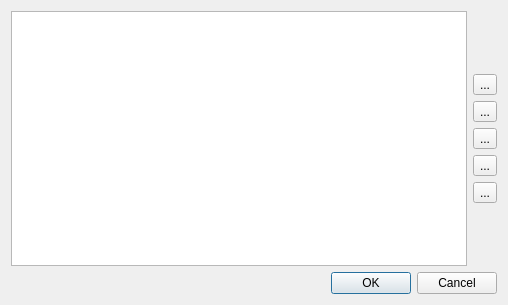
<?xml version="1.0" encoding="UTF-8"?>
<ui version="4.0">
 <class>TracksConfigDialog_UI</class>
 <widget class="QDialog" name="TracksConfigDialog_UI">
  <property name="geometry">
   <rect>
    <x>0</x>
    <y>0</y>
    <width>508</width>
    <height>305</height>
   </rect>
  </property>
  <property name="windowTitle">
   <string>Configure Tracks</string>
  </property>
  <property name="sizeGripEnabled">
   <bool>false</bool>
  </property>
  <property name="modal">
   <bool>false</bool>
  </property>
  <layout class="QGridLayout" name="gridLayout_2">
   <item row="0" column="0">
    <widget class="QTableWidget" name="table">
     <property name="sizePolicy">
      <sizepolicy hsizetype="Expanding" vsizetype="Expanding">
       <horstretch>0</horstretch>
       <verstretch>0</verstretch>
      </sizepolicy>
     </property>
    </widget>
   </item>
   <item row="0" column="1">
    <layout class="QVBoxLayout" name="verticalLayout">
     <item>
      <spacer name="verticalSpacer_2">
       <property name="orientation">
        <enum>Qt::Vertical</enum>
       </property>
       <property name="sizeHint" stdset="0">
        <size>
         <width>20</width>
         <height>40</height>
        </size>
       </property>
      </spacer>
     </item>
     <item>
      <widget class="QToolButton" name="buttonUp">
       <property name="text">
        <string>...</string>
       </property>
      </widget>
     </item>
     <item>
      <widget class="QToolButton" name="buttonDown">
       <property name="text">
        <string>...</string>
       </property>
      </widget>
     </item>
     <item>
      <widget class="QToolButton" name="buttonAdd">
       <property name="text">
        <string>...</string>
       </property>
      </widget>
     </item>
     <item>
      <widget class="QToolButton" name="buttonDelete">
       <property name="text">
        <string>...</string>
       </property>
      </widget>
     </item>
     <item>
      <widget class="QToolButton" name="buttonReset">
       <property name="text">
        <string>...</string>
       </property>
      </widget>
     </item>
     <item>
      <spacer name="verticalSpacer">
       <property name="orientation">
        <enum>Qt::Vertical</enum>
       </property>
       <property name="sizeHint" stdset="0">
        <size>
         <width>20</width>
         <height>40</height>
        </size>
       </property>
      </spacer>
     </item>
    </layout>
   </item>
   <item row="1" column="0" colspan="2">
    <widget class="QDialogButtonBox" name="buttonBox">
     <property name="orientation">
      <enum>Qt::Horizontal</enum>
     </property>
     <property name="standardButtons">
      <set>QDialogButtonBox::Cancel|QDialogButtonBox::Ok</set>
     </property>
    </widget>
   </item>
  </layout>
 </widget>
 <resources/>
 <connections>
  <connection>
   <sender>buttonBox</sender>
   <signal>accepted()</signal>
   <receiver>TracksConfigDialog_UI</receiver>
   <slot>accept()</slot>
   <hints>
    <hint type="sourcelabel">
     <x>248</x>
     <y>254</y>
    </hint>
    <hint type="destinationlabel">
     <x>157</x>
     <y>274</y>
    </hint>
   </hints>
  </connection>
  <connection>
   <sender>buttonBox</sender>
   <signal>rejected()</signal>
   <receiver>TracksConfigDialog_UI</receiver>
   <slot>reject()</slot>
   <hints>
    <hint type="sourcelabel">
     <x>316</x>
     <y>260</y>
    </hint>
    <hint type="destinationlabel">
     <x>286</x>
     <y>274</y>
    </hint>
   </hints>
  </connection>
 </connections>
</ui>
